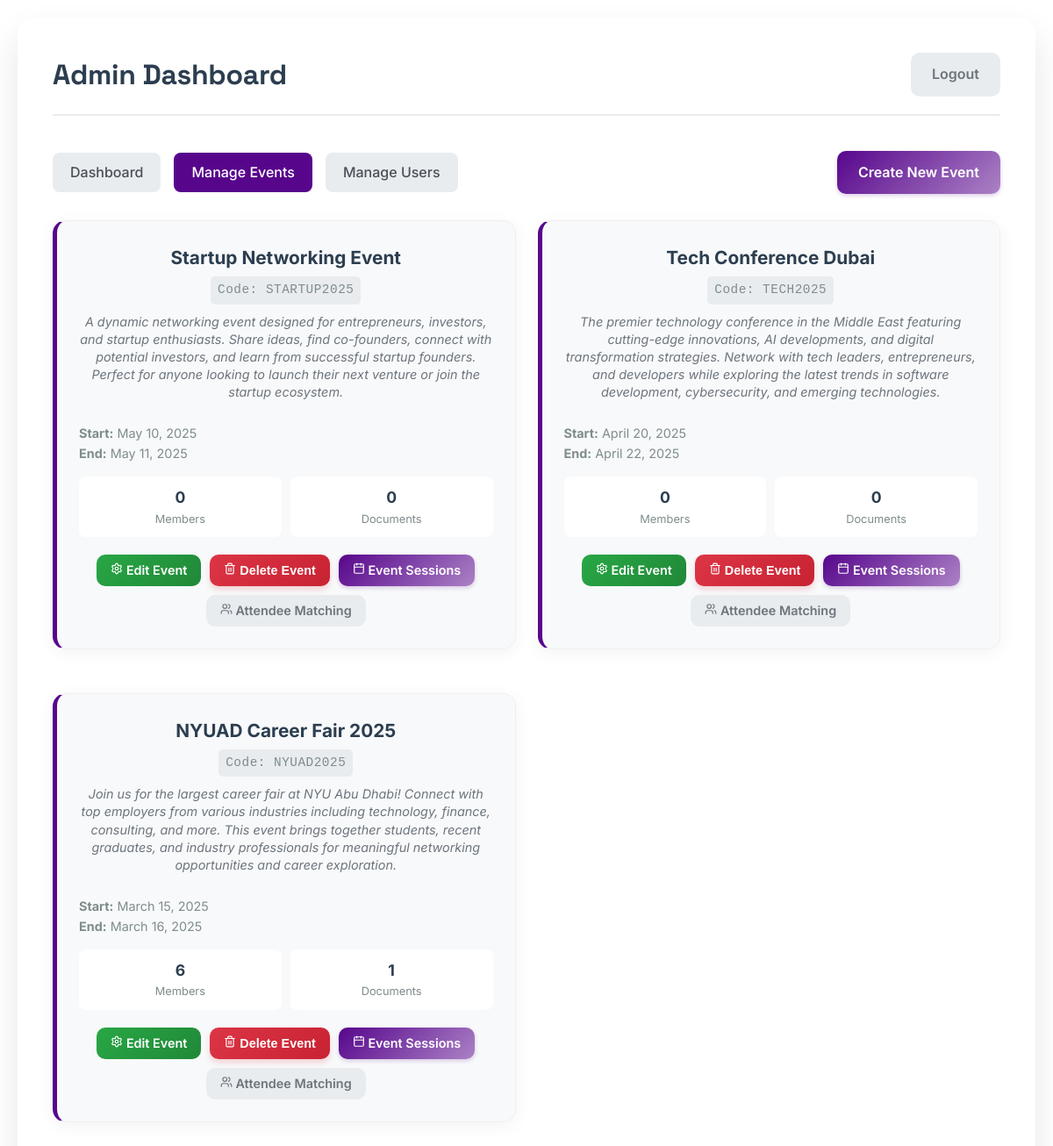
Screenshot of /admin/events (signed in) with the database file from the repository.
### src/models.py (models this page shows, shortened)
class Event(db.Model):
    id = db.Column(db.Integer, primary_key=True)
    name = db.Column(db.String(200), nullable=False)
    code = db.Column(db.String(50), unique=True, nullable=False)
    description = db.Column(db.Text, nullable=True)
    start_date = db.Column(db.DateTime, nullable=True)  # Optional initially, required to publish
    end_date = db.Column(db.DateTime, nullable=True)  # Optional initially, required to publish
    is_published = db.Column(db.Boolean, default=False, nullable=False)  # Controls public availability
    created_at = db.Column(db.DateTime, default=datetime.utcnow)
    memberships = db.relationship('Membership', backref='event', lazy=True)
    resumes = db.relationship('Resume', backref='event', lazy=True)

### src/routes/admin.py (the view)
@admin_bp.route('/events')
@login_required
@admin_required
def admin_events():
    events = Event.query.order_by(Event.created_at.desc()).all()
    return render_template('admin/events.html', events=events)

### src/app.py (called while the page is built)
def create_app(config_name=None):
    app = Flask(__name__,
                template_folder='templates',
                static_folder='static')
    config_class = get_config(config_name)
    app.config.from_object(config_class)
    app.config['SQLALCHEMY_DATABASE_URI'] = f'sqlite:///{os.path.join(PROJECT_ROOT, "instance", "nfc_networking.db")}'
    app.config['UPLOAD_FOLDER'] = os.path.join(PROJECT_ROOT, 'uploads')
    db.init_app(app)
    migrate = Migrate(app, db, directory=os.path.join(PROJECT_ROOT, 'migrations'))
    login_manager = LoginManager()
    login_manager.init_app(app)
    login_manager.login_view = 'auth.login'
    @login_manager.user_loader
    def load_user(user_id):
        return User.query.get(int(user_id))
    register_blueprints(app)
    register_error_handlers(app)
    return app

### src/models.py (called while the page is built)
    def is_administrator(self):
        return self.is_admin

### src/routes/utils.py (called while the page is built)
def admin_required(f):
    @wraps(f)
    def decorated_function(*args, **kwargs):
        if not current_user.is_authenticated or not current_user.is_administrator():
            flash('Admin access required!', 'error')
            if current_user.is_authenticated:
                return redirect(url_for('user.dashboard'))
            else:
                return redirect(url_for('auth.login'))
        return f(*args, **kwargs)
    return decorated_function

### src/templates/admin/events.html (shortened to what this page needs)
{% extends "base.html" %}
{% block content %}
<div class="container">
    <div class="header">
        <h1>Admin Dashboard</h1>
        <div class="header-actions">
            <a href="{{ url_for('auth.logout') }}" class="btn btn-secondary">Logout</a>
        </div>
    </div>
    <div class="nav-links">
        <div class="nav-left">
            <a href="{{ url_for('admin.admin_dashboard') }}" class="nav-link">Dashboard</a>
            <a href="{{ url_for('admin.admin_events') }}" class="nav-link active">Manage Events</a>
            <a href="{{ url_for('admin.admin_users') }}" class="nav-link">Manage Users</a>
        </div>
        <div class="nav-right">
            <a href="{{ url_for('admin.admin_create_event') }}" class="btn btn-primary">Create New Event</a>
        </div>
    </div>
    {% if events %}
    <div class="events-grid">
        {% for event in events %}
        <div class="event-card">
            <div class="event-header">
                <div>
                    <div class="event-name">{{ event.name }}</div>
                    <div class="event-code">Code: {{ event.code }}</div>
                    {% if event.description %}
                    <div class="event-description">{{ event.description }}</div>
                    {% endif %}
                </div>
            </div>
            {% if event.start_date or event.end_date %}
            <div class="event-dates">
                {% if event.start_date %}
                <strong>Start:</strong> {{ event.start_date.strftime('%B %d, %Y') }}<br>
                {% endif %}
                {% if event.end_date %}
                <strong>End:</strong> {{ event.end_date.strftime('%B %d, %Y') }}
                {% endif %}
            </div>
            {% endif %}
            <div class="event-stats">
                <div class="stat-item">
                    <div class="stat-number">{{ event.memberships|length }}</div>
                    <div class="stat-label">Members</div>
                </div>
                <div class="stat-item">
                    <div class="stat-number">{{ event.resumes|length }}</div>
                    <div class="stat-label">Documents</div>
                </div>
            </div>
            <div class="event-actions">
                <a href="{{ url_for('admin.admin_edit_event', event_id=event.id) }}"
                    class="btn btn-success btn-small"><i data-lucide="settings" style="width: 14px; height: 14px;"></i>
                    Edit
                    Event</a>
                <form method="POST" action="{{ url_for('admin.admin_delete_event', event_id=event.id) }}"
                    style="display: inline;" onsubmit="return showDeleteEventConfirmation(event, '{{ event.name }}')">
                    <button type="submit" class="btn btn-danger btn-small"><i data-lucide="trash-2"
                            style="width: 14px; height: 14px;"></i> Delete Event</button>
                </form>
                <a href="{{ url_for('scheduling.event_sessions_workflow', event_id=event.id) }}"
                    class="btn btn-primary btn-small"><i data-lucide="calendar" style="width: 14px; height: 14px;"></i>
                    Event Sessions</a>
                <a href="{{ url_for('scheduling.attendee_matching_workflow', event_id=event.id) }}"
                    class="btn btn-secondary btn-small"><i data-lucide="users" style="width: 14px; height: 14px;"></i>
                    Attendee Matching</a>
            </div>
        </div>
        {% endfor %}
    </div>
    {% endif %}
</div>
{% endblock %}

### src/static/css/style.css (style rules this page uses)
:root { --nyu-violet: #57068c; --nyu-light-violet: #ab82c5; --nyu-yellow: #f4ec51; --nyu-light-gray: #f2f2f2; --color-bg: #ffffff; --color-bg-subtle: #fdfdfd; --color-bg-muted: #f8f9fa; --color-text-primary: #2c3e50; --color-text-secondary: #7f8c8d; --color-text-muted: #6c757d; --color-success: #28a745; --color-danger: #dc3545; --color-warning: #ffc107; --color-info: #17a2b8; --color-border: #e9ecef; --color-border-subtle: #f0f0f0; --font-heading: 'Space Grotesk', -apple-system, BlinkMacSystemFont, sans-serif; --font-body: 'Inter', -apple-system, BlinkMacSystemFont, sans-serif; --font-code: 'Menlo', 'Monaco', 'Courier New', monospace; --space-xs: 4px; --space-sm: 8px; --space-md: 12px; --space-lg: 20px; --space-xl: 40px; --radius-sm: 8px; --radius-md: 12px; --radius-lg: 20px; --radius-pill: 20px; --shadow-sm: 0 2px 5px rgba(87, 6, 140, 0.2); --shadow-md: 0 4px 20px rgba(0, 0, 0, 0.05); --shadow-lg: 0 10px 30px rgba(0, 0, 0, 0.08); --shadow-subtle: 0 4px 6px rgba(0, 0, 0, 0.1); --transition-fast: 0.2s ease; --transition-base: 0.3s ease; }
* { margin: 0; padding: 0; box-sizing: border-box; }
body { font-family: var(--font-body); background-color: var(--color-bg); color: var(--color-text-primary); line-height: 1.6; min-height: 100vh; -webkit-font-smoothing: antialiased; -moz-osx-font-smoothing: grayscale; }
h1, h2, h3, h4, h5, h6 { font-family: var(--font-heading); font-weight: 600; line-height: 1.2; color: var(--color-text-primary); margin: 0; }
h1 { font-size: 2.5rem; font-weight: 700; letter-spacing: -0.02em; }
.container { background: var(--color-bg); padding: var(--space-xl); border-radius: var(--radius-lg); max-width: 1400px; margin: var(--space-xl) auto; }
.header { display: flex; justify-content: space-between; align-items: center; margin-bottom: var(--space-xl); padding-bottom: var(--space-lg); border-bottom: 2px solid var(--nyu-light-gray); }
.header h1 { font-size: 2.2rem; font-weight: 700; color: var(--nyu-violet); letter-spacing: -0.01em; }
.btn { padding: 10px 20px; border: none; border-radius: var(--radius-sm); text-decoration: none; font-weight: 600; transition: all var(--transition-base); cursor: pointer; display: inline-block; text-align: center; font-size: 1rem; }
.btn-primary { background: linear-gradient(135deg, var(--nyu-violet) 0%, var(--nyu-light-violet) 100%); color: white; box-shadow: var(--shadow-sm); }
.btn-secondary { background: white; color: var(--nyu-violet); border: 2px solid var(--nyu-violet); padding: 8px 18px; }
.btn-success { background: linear-gradient(135deg, var(--color-success) 0%, #218838 100%); color: white; }
.btn-danger { background: linear-gradient(135deg, var(--color-danger) 0%, #c82333 100%); color: white; box-shadow: 0 4px 6px rgba(220, 53, 69, 0.2); }
.event-card { background: var(--color-bg); padding: 25px; border-radius: 15px; margin-bottom: 25px; border: 1px solid var(--color-border-subtle); border-left: 5px solid var(--nyu-violet); box-shadow: var(--shadow-md); transition: all var(--transition-base); position: relative; overflow: hidden; }
.event-name { font-weight: 700; font-size: 1.4rem; color: var(--nyu-violet); margin-bottom: var(--space-sm); }
.event-code { color: var(--color-text-secondary); font-family: var(--font-code); background: var(--nyu-light-gray); padding: 4px 10px; border-radius: 6px; font-size: 0.9rem; display: inline-block; letter-spacing: 0.5px; }
.event-description { color: var(--color-text-muted); font-size: 0.9rem; line-height: 1.4; margin: 10px 0; font-style: italic; }
.event-actions { display: none; }

### rows the page displays
Event: name "Startup Networking Event", code "STARTUP2025", description "A dynamic networking event designed for entrepreneurs, investors, and startup enthusiasts. Share ideas, find co-founders, connect with potential investors, and learn from successful startup founders. Perfect for anyone looking to launch their next venture or join the startup ecosystem.", start_date "May 10, 2025", end_date "May 11, 2025", memberships|length "0", resumes|length "0"
Event: name "Tech Conference Dubai", code "TECH2025", description "The premier technology conference in the Middle East featuring cutting-edge innovations, AI developments, and digital transformation strategies. Network with tech leaders, entrepreneurs, and developers while exploring the latest trends in software development, cybersecurity, and emerging technologies.", start_date "April 20, 2025", end_date "April 22, 2025", memberships|length "0", resumes|length "0"
Event: name "NYUAD Career Fair 2025", code "NYUAD2025", description "Join us for the largest career fair at NYU Abu Dhabi! Connect with top employers from various industries including technology, finance, consulting, and more. This event brings together students, recent graduates, and industry professionals for meaningful networking opportunities and career exploration.", start_date "March 15, 2025", end_date "March 16, 2025", memberships|length "6", resumes|length "1"
